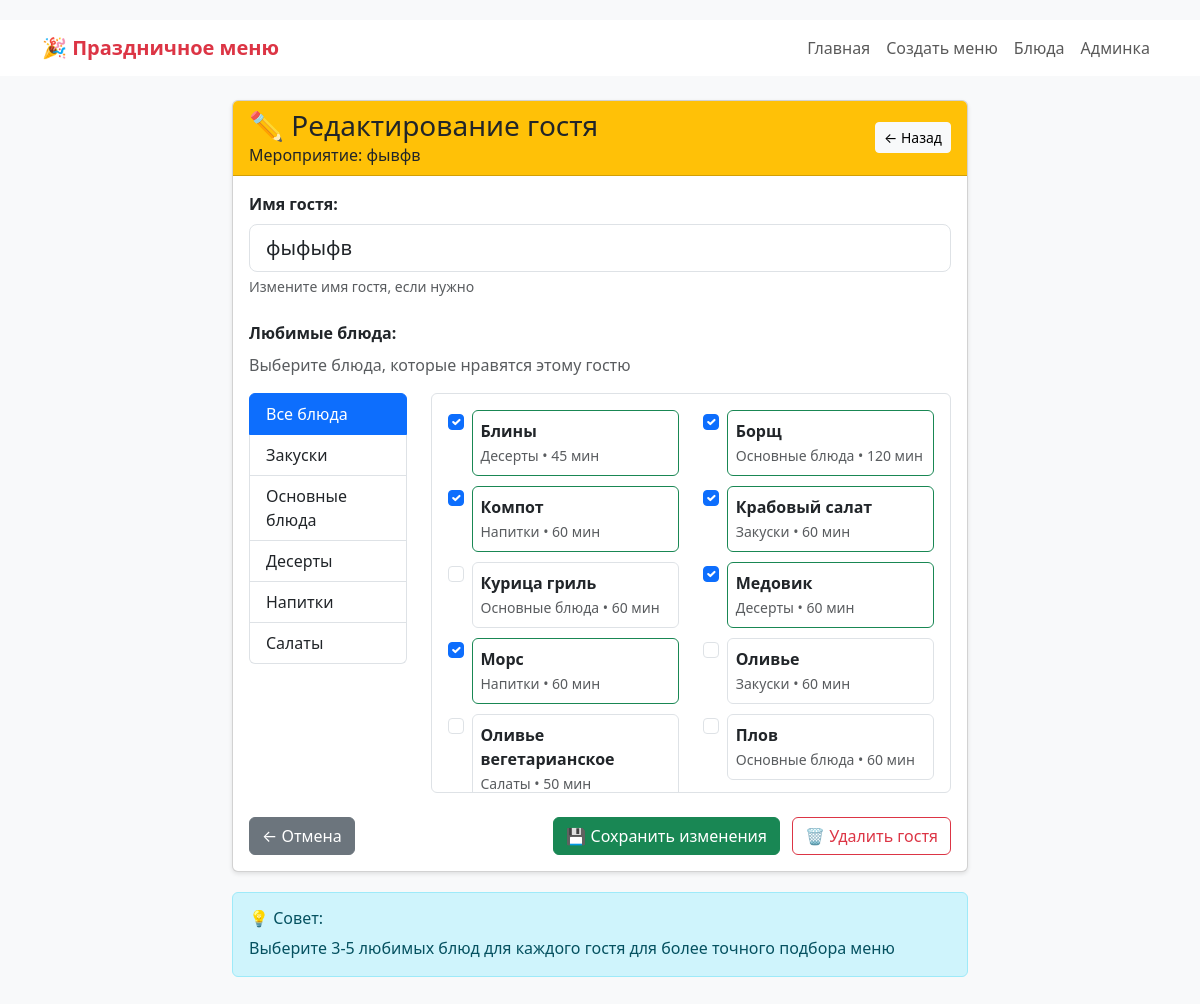
/event/1/guest/1/edit/, run on the app's committed database.
### core/models.py (models this page shows, shortened)
class HolidayEvent(models.Model):
    name = models.CharField(max_length=200, verbose_name="Название мероприятия")
    event_date = models.DateField(verbose_name="Дата мероприятия")
    number_of_guests = models.PositiveIntegerField(
        validators=[MinValueValidator(1)],
        verbose_name="Количество гостей"
    )
    created_at = models.DateTimeField(auto_now_add=True, verbose_name="Создано")
    updated_at = models.DateTimeField(auto_now=True, verbose_name="Обновлено")
    guests = models.ManyToManyField(Guest, blank=True, verbose_name="Гости")
    selected_dishes = models.ManyToManyField(Dish, through='SelectedDish', verbose_name="Выбранные блюда")
    class Meta:
        verbose_name = "Праздничное мероприятие"
        verbose_name_plural = "Праздничные мероприятия"
        ordering = ['-event_date']

class Guest(models.Model):
    name = models.CharField(max_length=100, verbose_name="Имя гостя")
    email = models.EmailField(blank=True, verbose_name="Email")
    preferences = models.TextField(blank=True, verbose_name="Предпочтения/аллергии")
    favorite_dishes = models.ManyToManyField(
        Dish,
        blank=True,
        related_name='favorited_by',
        verbose_name="Любимые блюда"
    )
    class Meta:
        verbose_name = "Гость"
        verbose_name_plural = "Гости"

class DishType(models.Model):
    name = models.CharField(max_length=50, verbose_name="Название типа")
    description = models.TextField(blank=True, verbose_name="Описание")
    class Meta:
        verbose_name = "Тип блюда"
        verbose_name_plural = "Типы блюд"

class Dish(models.Model):
    DIFFICULTY_CHOICES = [
        ('easy', 'Легко'),
        ('medium', 'Средне'),
        ('hard', 'Сложно'),
    ]
    name = models.CharField(max_length=200, verbose_name="Название блюда")
    description = models.TextField(verbose_name="Описание")
    dish_type = models.ForeignKey(
        DishType,
        on_delete=models.SET_NULL,
        null=True,
        verbose_name="Тип блюда"
    )
    cooking_time = models.PositiveIntegerField(
        help_text="В минутах",
        verbose_name="Время приготовления"
    )
    difficulty = models.CharField(
        max_length=10,
        choices=DIFFICULTY_CHOICES,
        default='medium',
        verbose_name="Сложность"
    )
    image = models.ImageField(
        upload_to='dishes/',
        null=True,
        blank=True,
        verbose_name="Изображение"
    )
    recipe = models.TextField(verbose_name="Рецепт")
    tags = models.CharField(max_length=200, blank=True, verbose_name="Теги")
    popularity_score = models.FloatField(default=0.0, verbose_name="Популярность")
    class Meta:
        verbose_name = "Блюдо"
        verbose_name_plural = "Блюда"
        ordering = ['name']

### core/views.py (the view, shortened to what this page needs)
# urls.py: path('event/<int:event_id>/guest/<int:guest_id>/edit/', views.edit_guest, name='edit_guest'),
def edit_guest(request, event_id, guest_id):
    event = get_object_or_404(HolidayEvent, id=event_id)
    guest = get_object_or_404(Guest, id=guest_id)
    dishes = Dish.objects.all().select_related('dish_type')
    dish_types = DishType.objects.all()
    context = {
        'event': event,
        'guest': guest,
        'dishes': dishes,
        'dish_types': dish_types,
        'selected_dishes': list(guest.favorite_dishes.values_list('id', flat=True))
    }
    return render(request, 'core/edit_guest.html', context)

### core/templates/core/edit_guest.html (shortened to what this page needs)
{% extends 'core/base.html' %}
{% block content %}
<div class="row">
    <div class="col-md-8 mx-auto">
        <div class="card">
            <div class="card-header bg-warning text-dark">
                <div class="d-flex justify-content-between align-items-center">
                    <div>
                        <h3 class="mb-0">✏️ Редактирование гостя</h3>
                        <p class="mb-0">Мероприятие: {{ event.name }}</p>
                    </div>
                    <a href="/event/{{ event.id }}/show/" class="btn btn-light btn-sm">
                        ← Назад
                    </a>
                </div>
            </div>
            <div class="card-body">
                <form method="post">
                    <div class="mb-4">
                        <label class="form-label fw-bold">Имя гостя:</label>
                        <input type="text"
                               name="guest_name"
                               class="form-control form-control-lg"
                               value="{{ guest.name }}"
                               required>
                        <div class="form-text">Измените имя гостя, если нужно</div>
                    </div>
                    <div class="mb-4">
                        <label class="form-label fw-bold">Любимые блюда:</label>
                        <p class="text-muted">Выберите блюда, которые нравятся этому гостю</p>
                        <div class="row">
                            <div class="col-md-3 mb-3">
                                <div class="list-group">
                                    <button type="button" class="list-group-item list-group-item-action filter-btn active" data-filter="all">
                                        Все блюда
                                    </button>
                                    {% for dish_type in dish_types %}
                                    <button type="button" class="list-group-item list-group-item-action filter-btn" data-filter="type-{{ dish_type.id }}">
                                        {{ dish_type.name }}
                                    </button>
                                    {% endfor %}
                                </div>
                            </div>
                            <div class="col-md-9">
                                <div class="border rounded p-3" style="max-height: 400px; overflow-y: auto;">
                                    <div class="row" id="dishes-container">
                                        {% for dish in dishes %}
                                        <div class="col-md-6 mb-2 dish-item" data-types="type-{{ dish.dish_type.id|default:0 }}">
                                            <div class="form-check">
                                                <input class="form-check-input"
                                                       type="checkbox"
                                                       name="favorite_dishes"
                                                       value="{{ dish.id }}"
                                                       id="dish-{{ dish.id }}"
                                                       {% if dish.id in selected_dishes %}checked{% endif %}>
                                                <label class="form-check-label w-100" for="dish-{{ dish.id }}">
                                                    <div class="border rounded p-2 {% if dish.id in selected_dishes %}border-success bg-success-light{% endif %}">
                                                        <strong>{{ dish.name }}</strong>
                                                        <br>
                                                        <small class="text-muted">
                                                            {{ dish.dish_type.name|default:"Разное" }} •
                                                            {{ dish.cooking_time }} мин
                                                        </small>
                                                    </div>
                                                </label>
                                            </div>
                                        </div>
                                        {% endfor %}
                                    </div>
                                </div>
                            </div>
                        </div>
                    </div>
                    <div class="d-flex justify-content-between mt-4">
                        <a href="/event/{{ event.id }}/show/" class="btn btn-secondary">
                            ← Отмена
                        </a>
                        <div>
                            <button type="submit" class="btn btn-success">
                                💾 Сохранить изменения
                            </button>
                            <a href="/event/{{ event.id }}/guest/{{ guest.id }}/delete/"
                               class="btn btn-outline-danger ms-2"
                               onclick="return confirm('Удалить гостя из мероприятия?')">
                                🗑️ Удалить гостя
                            </a>
                        </div>
                    </div>
                </form>
            </div>
        </div>
        <div class="alert alert-info mt-3">
            <h6>💡 Совет:</h6>
            <p class="mb-0">Выберите 3-5 любимых блюд для каждого гостя для более точного подбора меню</p>
        </div>
    </div>
</div>
{% endblock %}

### core/templates/core/base.html (style rules this page uses)
body { padding-top: 20px; background-color: #f8f9fa; }
.card { margin-bottom: 20px; box-shadow: 0 2px 4px rgba(0,0,0,.1); }

### data on the page
HolidayEvent: name "фывфв"
Guest: guest_name "фыфыфв"
DishType: name "Закуски"
DishType: name "Основные блюда"
DishType: name "Десерты"
DishType: name "Напитки"
DishType: name "Салаты"
Dish: favorite_dishes "☑", name "Блины", dish_type.name "Десерты", cooking_time "45"
Dish: favorite_dishes "☑", name "Борщ", dish_type.name "Основные блюда", cooking_time "120"
Dish: favorite_dishes "☑", name "Компот", dish_type.name "Напитки", cooking_time "60"
Dish: favorite_dishes "☑", name "Крабовый салат", dish_type.name "Закуски", cooking_time "60"
Dish: name "Курица гриль", dish_type.name "Основные блюда", cooking_time "60"
Dish: favorite_dishes "☑", name "Медовик", dish_type.name "Десерты", cooking_time "60"
Dish: favorite_dishes "☑", name "Морс", dish_type.name "Напитки", cooking_time "60"
Dish: name "Оливье", dish_type.name "Закуски", cooking_time "60"
Dish: name "Оливье вегетарианское", dish_type.name "Салаты", cooking_time "50"
Dish: name "Плов", dish_type.name "Основные блюда", cooking_time "60"
